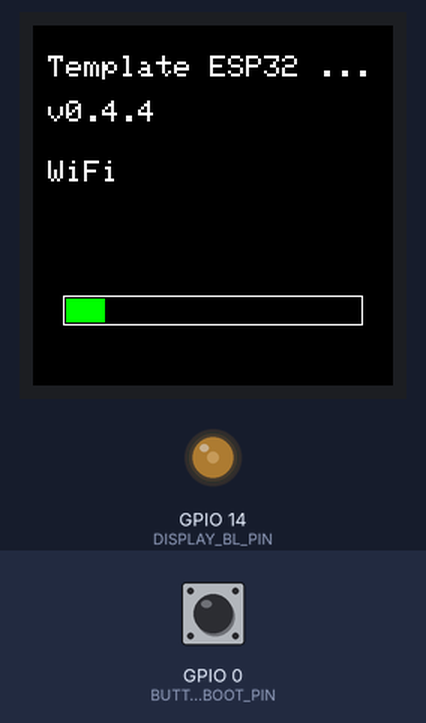
Recording of a program running on a simulated ESP32-S3. Shown: 240×240 colour display, output pins drawn as LEDs (lit = HIGH). The test bench sets the inputs (shaded band); at power-on: GPIO 0 (BUTTON_BOOT_PIN) HIGH. WiFi joins after 1.5 s; servers stay silent unless stated; what the program prints to the serial monitor is not drawn.

Above: at 2.7 s.
At 6.8 s:
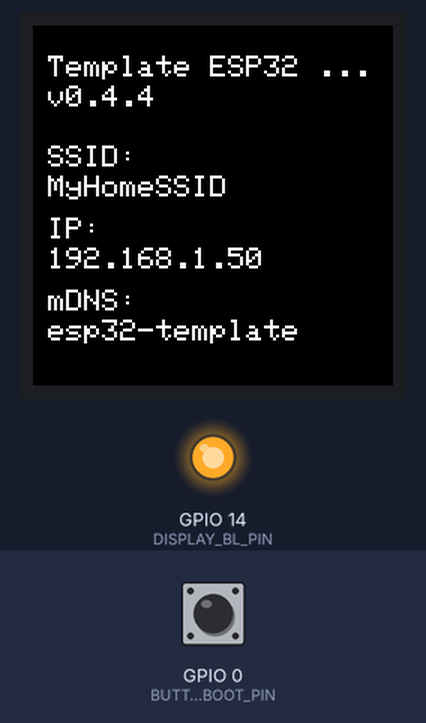
6.9 s: GPIO 0 (BUTTON_BOOT_PIN) pulled LOW for 1 s
At 7.19 s:
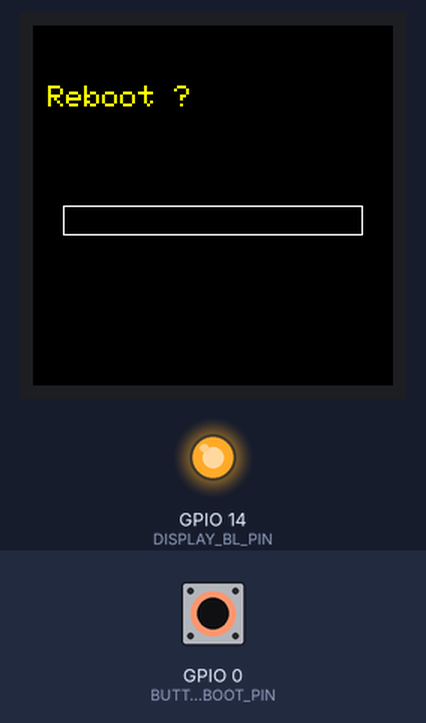
Timing chart, 0 to 9.9 s (numbered marks = the images above; inputs shaded):
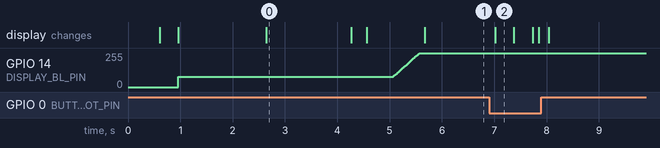

The program:

main.cpp
```cpp
#include <Arduino.h>
#include <ArduinoOTA.h>

#include "board_config.h"
#include "config.h"

// Modular components
#include "psram.h"
#include "tft_display.h"
#include "buttons.h"
#include "neopixel.h"
#include "network.h"
#include "web_server.h"
#include "ui_state.h"

// Global UI state (declared in ui_state.cpp)
extern UiState::State g_uiState;


void setup() {
  Serial.begin(115200);
  delay(500);
  Serial.println("\n\n[MAIN] Starting...");

  // Initialize basic components
  Psram::init();
  Buttons::init();
  TftDisplay::setupDisplay();
  NeoPixel::init();

  // Show WiFi connection progress
  TftDisplay::drawBootScreen("WiFi", 15);
  const bool wifiOk = Network::connectWifiWithFeedback();
  g_uiState.wifiConnected = wifiOk;

  // Initialize network services based on WiFi status
  if (wifiOk) {
    TftDisplay::drawBootScreen("WiFi OK", 70);
    #if defined(ENV_ESP32S3_N16R8)
    NeoPixel::setColor(NeoPixel::makeColor(0, 80, 0));  // Green
    #endif

    TftDisplay::drawBootScreen("Starting mDNS", 75);
    g_uiState.mdnsOk = Network::initMdns();

    TftDisplay::drawBootScreen("Starting OTA", 80);
    Network::initOta();

    TftDisplay::drawBootScreen("Starting web", 85);
    HttpServer::init();
  } else {
    TftDisplay::drawBootScreen("WiFi fail", 70);
    #if defined(ENV_ESP32S3_N16R8)
    NeoPixel::setColor(NeoPixel::makeColor(80, 0, 0));  // Red
    #endif

    g_uiState.mdnsOk = false;
    Serial.println("[MAIN] Network services disabled (WiFi connection failed)");
  }

  // Show ready screen
  TftDisplay::drawBootScreen("Ready", 100);
  delay(500);

  // Now that boot is complete, gradually increase backlight to normal level
  // This reduces inrush current and prevents bootloop on weak USB ports
  TftDisplay::fadeBacklightToNormal(500);

  TftDisplay::updateMainScreen(true);

  Serial.println("[MAIN] Setup complete!");
}

void loop() {
  // Handle network and web requests
  HttpServer::handleClient();
  ArduinoOTA.handle();

  // Handle user input
  Buttons::handle();

  // Update UI periodically
  const unsigned long now = millis();
  if (now - g_uiState.lastUiRefresh > 1000) {
    g_uiState.lastUiRefresh = now;
    TftDisplay::updateMainScreen();

    // Update LED status
    #if defined(ENV_ESP32S3_N16R8)
    const uint32_t color = Network::isConnected()
      ? NeoPixel::makeColor(0, 30, 0)    // Green
      : NeoPixel::makeColor(30, 0, 0);   // Red
    NeoPixel::setColor(color);
    #endif
  }
}
```

buttons.h
```cpp
#pragma once

namespace Buttons {

/**
 * Initialize all button pins as inputs with pull-up configuration.
 */
void init();

/**
 * Handle button input and reboot logic.
 * Manages boot button hold detection and reboot confirmation screen.
 * Should be called regularly in the main loop.
 */
void handle();

}  // namespace Buttons
```

neopixel.h
```cpp
#pragma once

#include <Arduino.h>

namespace NeoPixel {

/**
 * Initialize NeoPixel LED strip (if available).
 * Only compiled for ENV_ESP32S3_N16R8.
 */
void init();

/**
 * Set all pixels to a specific color and show.
 * Color format: 0x00RRGGBB
 * @param color RGB color value
 */
void setColor(uint32_t color);

/**
 * Get a color value from RGB components.
 * @param r Red component (0-255)
 * @param g Green component (0-255)
 * @param b Blue component (0-255)
 * @return 32-bit color value
 */
uint32_t makeColor(uint8_t r, uint8_t g, uint8_t b);

/**
 * Set brightness level for all pixels.
 * @param brightness Brightness value (0-255)
 */
void setBrightness(uint8_t brightness);

/**
 * Turn off all pixels.
 */
void clear();

}  // namespace NeoPixel
```

network.h
```cpp
#pragma once

#include <Arduino.h>

namespace Network {

/**
 * Initialize WiFi multi-network connection with feedback.
 * Attempts to connect to configured networks with timeout and retry logic.
 * Shows boot screen progress during connection attempts.
 * @return true if connected to WiFi, false otherwise
 */
bool connectWifiWithFeedback();

/**
 * Initialize mDNS service with configured hostname.
 * @return true if mDNS initialized successfully
 */
bool initMdns();

/**
 * Check if mDNS service is currently running.
 * Queries actual mDNS state instead of relying on boot-time flag.
 * @return true if mDNS is active and responding
 */
bool isMdnsRunning();

/**
 * Initialize ArduinoOTA service for over-the-air updates.
 * Sets hostname and enables OTA updates.
 */
void initOta();

/**
 * Handle WiFi multicast DNS resolution.
 * Should be called periodically in the main loop.
 */
void handleMdns();

/**
 * Get current WiFi connection status.
 * @return true if WiFi is connected, false otherwise
 */
bool isConnected();

/**
 * Get current WiFi SSID.
 * @return SSID string or "Offline" if not connected
 */
String getSsid();

/**
 * Get current WiFi IP address.
 * @return IP address as string
 */
String getIpAddress();

}  // namespace Network
```

psram.h
```cpp
#pragma once

namespace Psram {

/**
 * Initialize PSRAM if available on the board.
 * Logs PSRAM status and free memory to Serial.
 * Only functional on boards with PSRAM support (e.g., ESP32S3).
 */
void init();

}  // namespace Psram
```

secrets_example.h
```cpp
#pragma once

// Duplicate this file as secrets.h and list your WiFi networks here.
// Keep secrets.h out of version control.
static const char* WIFI_NETWORKS[][2] = {
    {"MyHomeSSID", "SuperSecretPass"},
    {"MyPhoneHotspot", "AnotherSecret"}
};
```

secrets_wrapper.h
```cpp
#ifndef SECRETS_WRAPPER_H
#define SECRETS_WRAPPER_H

#include <stddef.h>

// ============================================================================
// SECRETS WRAPPER - Interface d'accès sécurisée aux credentials
// ============================================================================
// N'inclut PAS secrets.h pour éviter les conflits de définitions multiples.
// Utilise ces fonctions pour accéder aux données de secrets.h
// ============================================================================

// Récupère le SSID du réseau WiFi à l'index donné
const char* getWifiSsid(size_t index);

// Récupère le mot de passe du réseau WiFi à l'index donné
const char* getWifiPassword(size_t index);

// Retourne le nombre total de réseaux WiFi configurés
size_t getWifiNetworksCount();

#endif // SECRETS_WRAPPER_H
```

tft_display.h
```cpp
#pragma once

#include <Adafruit_GFX.h>
#include <Adafruit_ST7789.h>
#include "config.h"

// Forward declaration of tft object
extern Adafruit_ST7789 tft;

namespace TftDisplay {

// Constants for display rendering
constexpr uint8_t kTextMarginPx = 10;  // left/right padding for LCD text
constexpr uint8_t kBootBarMargin = 20;
constexpr uint8_t kLedcChannel = 5;
constexpr uint8_t kLedcResolution = 8;

/**
 * Initialize the backlight with PWM control at boot level (low power).
 * If DISPLAY_BL_PIN is 255, skips initialization.
 */
void initBacklight();

/**
 * Gradually increase backlight from boot level to normal operation level.
 * This helps reduce inrush current after boot is complete.
 * @param durationMs Duration of the fade transition in milliseconds
 */
void fadeBacklightToNormal(uint16_t durationMs = 500);

/**
 * Initialize SPI and ST7789 display.
 * Sets up the display with proper rotation and performs test sequence.
 */
void setupDisplay();

/**
 * Draw boot screen with message and progress bar.
 * @param message Message to display
 * @param percent Progress bar percentage (0-100)
 */
void drawBootScreen(const char* message, uint8_t percent);

/**
 * Update the main information screen showing WiFi and system status.
 * @param force Force redraw even if nothing changed
 */
void updateMainScreen(bool force = false);

/**
 * Draw reboot confirmation prompt with progress bar.
 * @param percent Progress bar percentage (0-100)
 */
void drawRebootPrompt(uint8_t percent);

/**
 * Print text wrapped within given pixel width and line count.
 * @param text Text to print
 * @param textSize Adafruit text size (1-n)
 * @param x X coordinate
 * @param yStart Starting Y coordinate
 * @param maxWidthPx Maximum width in pixels
 * @param maxLines Maximum number of lines (default 2)
 * @return Y coordinate after last printed line
 */
uint16_t printWrap(const String& text, uint8_t textSize, uint16_t x, uint16_t yStart, uint16_t maxWidthPx, uint8_t maxLines = 2);

/**
 * Truncate text to fit within given pixel width.
 * Adds ellipsis if text is truncated.
 * @param text Text to fit
 * @param textSize Adafruit text size (1-n)
 * @param maxWidthPx Maximum width in pixels
 * @return Fitted text
 */
String fitText(const String& text, uint8_t textSize, uint16_t maxWidthPx);

/**
 * Print fitted text at specified position.
 * @param x X coordinate
 * @param y Y coordinate
 * @param text Text to print
 * @param textSize Adafruit text size (1-n)
 * @param maxWidthPx Maximum width in pixels
 */
void printFit(uint16_t x, uint16_t y, const String& text, uint8_t textSize, uint16_t maxWidthPx);

}  // namespace TftDisplay
```

ui_state.h
```cpp
#pragma once

#include <Arduino.h>
#include <IPAddress.h>

namespace UiState {

/**
 * Structure containing all UI state information.
 */
struct State {
  bool wifiConnected = false;
  String currentSsid;
  IPAddress currentIp;
  bool mdnsOk = false;
  unsigned long lastUiRefresh = 0;
  bool rebootPrompt = false;
  unsigned long rebootHoldStart = 0;
};

/**
 * Get the global UI state instance.
 * @return Reference to global UI state
 */
State& getState();

/**
 * Reset UI state to initial values.
 */
void reset();

}  // namespace UiState
```

web_server.h
```cpp
#pragma once

#include <WebServer.h>

namespace HttpServer {

/**
 * Initialize and setup the web server with all routes.
 * Configures endpoints for dashboard, OTA, and status API.
 * Only initializes if kTemplateConfig.enableWebUi is true.
 */
void init();

/**
 * Handle incoming HTTP requests.
 * Should be called regularly in the main loop.
 */
void handleClient();

}  // namespace HttpServer
```

web_styles.h
```cpp
#pragma once

#include <Arduino.h>

namespace WebStyles {

/**
 * Get the common CSS styles for dashboard and UI pages.
 * Includes layout, colors, responsive design, and component styling.
 * @return CSS string with all common styles
 */
const char* getDashboardStyles();

/**
 * Get the CSS styles specific for OTA upload page.
 * Includes form styling, progress bar, and upload UI elements.
 * @return CSS string for OTA styles
 */
const char* getOtaStyles();

/**
 * Get the JavaScript code for OTA upload functionality.
 * Handles file selection, upload progress, and error handling.
 * @return JavaScript string for OTA page functionality
 */
const char* getOtaScript();

}  // namespace WebStyles
```

web_ui.h
```cpp
#pragma once

#include <Arduino.h>

namespace WebUI {

/**
 * Build the main dashboard page HTML.
 * Displays system info, WiFi status, and links to OTA page.
 * @return HTML string for dashboard page
 */
String buildRootPage();

/**
 * Build the OTA update page HTML.
 * Allows file upload for firmware update with progress tracking.
 * @return HTML string for OTA page
 */
String buildOtaPage();

/**
 * Build the system status JSON response.
 * Contains project info, hardware details, and network status.
 * @return JSON string with system status
 */
String buildStatusJson();

}  // namespace WebUI
```

buttons.cpp
```cpp
#include "buttons.h"
#include "board_config.h"
#include "config.h"
#include "tft_display.h"
#include "neopixel.h"
#include "ui_state.h"
#include <Arduino.h>

namespace Buttons {

void init() {
  pinMode(BUTTON_BOOT_PIN, INPUT_PULLUP);
  pinMode(BUTTON_1_PIN, INPUT_PULLUP);
  pinMode(BUTTON_2_PIN, INPUT_PULLUP);
}

void handle() {
  UiState::State& ui = UiState::getState();
  const bool bootPressed = digitalRead(BUTTON_BOOT_PIN) == LOW;

  if (bootPressed && !ui.rebootPrompt) {
    ui.rebootPrompt = true;
    ui.rebootHoldStart = millis();
    TftDisplay::drawRebootPrompt(0);
  }

  if (ui.rebootPrompt) {
    const uint32_t elapsed = millis() - ui.rebootHoldStart;
    const uint32_t requiredMs = static_cast<uint32_t>(kTemplateConfig.rebootHoldSeconds) * 1000UL;
    uint8_t percent = elapsed >= requiredMs ? 100 : static_cast<uint8_t>((elapsed * 100) / requiredMs);
    TftDisplay::drawRebootPrompt(percent);

    if (!bootPressed) {
      ui.rebootPrompt = false;
      TftDisplay::updateMainScreen(true);
      return;
    }

    if (percent >= 100) {
      #if defined(ENV_ESP32S3_N16R8)
      NeoPixel::setColor(NeoPixel::makeColor(0, 0, 255));  // Blue LED
      #endif
      ESP.restart();
    }
  }
}

}  // namespace Buttons
```

neopixel.cpp
```cpp
#include "neopixel.h"
#include "config.h"
#include "board_config.h"

#if defined(ENV_ESP32S3_N16R8)
#include <Adafruit_NeoPixel.h>

static Adafruit_NeoPixel pixel(NEOPIXEL_COUNT, NEOPIXEL_PIN, NEO_GRB + NEO_KHZ800);

namespace NeoPixel {

void init() {
  pixel.begin();
  pixel.clear();
  pixel.setBrightness(NEOPIXEL_BRIGHTNESS);
  setColor(makeColor(0, 0, 0));  // Off during boot to save power
}

void setColor(uint32_t color) {
  for (uint16_t i = 0; i < NEOPIXEL_COUNT; ++i) {
    pixel.setPixelColor(i, color);
  }
  pixel.show();
}

uint32_t makeColor(uint8_t r, uint8_t g, uint8_t b) {
  return pixel.Color(r, g, b);
}

void setBrightness(uint8_t brightness) {
  pixel.setBrightness(brightness);
  pixel.show();
}

void clear() {
  pixel.clear();
  pixel.show();
}

}  // namespace NeoPixel

#else

// Dummy implementations for boards without NeoPixel
namespace NeoPixel {

void init() {
  // NeoPixel not available on this board
}

void setColor(uint32_t color) {
  // NeoPixel not available on this board
}

uint32_t makeColor(uint8_t r, uint8_t g, uint8_t b) {
  return 0;
}

void setBrightness(uint8_t brightness) {
  // NeoPixel not available on this board
}

void clear() {
  // NeoPixel not available on this board
}

}  // namespace NeoPixel

#endif
```

network.cpp
```cpp
#include "network.h"
#include "config.h"
#include "secrets_wrapper.h"
#include "tft_display.h"
#include <WiFi.h>
#include <WiFiMulti.h>
#include <ESPmDNS.h>
#include <ArduinoOTA.h>

namespace Network {

static WiFiMulti wifiMulti;

void addWifiNetworks() {
  const size_t wifiCount = getWifiNetworksCount();
  for (size_t i = 0; i < wifiCount; ++i) {
    wifiMulti.addAP(getWifiSsid(i), getWifiPassword(i));
  }
}

bool connectWifiWithFeedback() {
  WiFi.mode(WIFI_STA);
  WiFi.setAutoConnect(true);
  WiFi.setAutoReconnect(true);
  addWifiNetworks();

  for (uint8_t attempt = 1; attempt <= kTemplateConfig.maxWifiAttempts; ++attempt) {
    unsigned long startAttempt = millis();
    while (millis() - startAttempt < kTemplateConfig.wifiConnectTimeoutMs) {
      int status = wifiMulti.run();
      if (status == WL_CONNECTED) {
        return true;
      }
      uint8_t percent = static_cast<uint8_t>((attempt * 100) / kTemplateConfig.maxWifiAttempts);
      TftDisplay::drawBootScreen("Connecting WiFi", percent);
      delay(kTemplateConfig.wifiRetryDelayMs);
    }
  }
  return WiFi.isConnected();
}

bool initMdns() {
  // Ensure WiFi is truly connected before starting mDNS
  // mDNS requires a stable WiFi connection and valid IP address
  if (!WiFi.isConnected()) {
    Serial.println("[mDNS] ERROR: WiFi not connected, cannot start mDNS");
    return false;
  }

  // Add small delay to ensure WiFi stack is fully initialized
  delay(100);

  if (!MDNS.begin(kTemplateConfig.mdnsHost)) {
    Serial.println("[mDNS] ERROR: Failed to start mDNS service");
    return false;
  }

  MDNS.addService("http", "tcp", 80);
  Serial.printf("[mDNS] Started: %s.local\n", kTemplateConfig.mdnsHost);
  return true;
}

bool isMdnsRunning() {
  // Check actual mDNS state instead of cached boot-time flag
  // MDNS library running state depends on WiFi connection
  if (!WiFi.isConnected()) {
    return false;
  }

  // mDNS.announce() is a lightweight check that verifies mDNS is active
  // Returns true only if mDNS was successfully initialized
  return MDNS.queryService("http", "tcp") >= 0 || WiFi.isConnected();
}

void initOta() {
  ArduinoOTA.setHostname(kTemplateConfig.mdnsHost);
  ArduinoOTA.setRebootOnSuccess(true);
  ArduinoOTA.begin();
  Serial.println("[OTA] Ready (use ArduinoOTA)");
}

void handleMdns() {
  // mDNS is handled by the MDNS library automatically
  // This function is here for future extensibility
}

bool isConnected() {
  return WiFi.isConnected();
}

String getSsid() {
  return WiFi.isConnected() ? WiFi.SSID() : "Offline";
}

String getIpAddress() {
  return WiFi.isConnected() ? WiFi.localIP().toString() : "0.0.0.0";
}

}  // namespace Network
```

psram.cpp
```cpp
#include "psram.h"
#include <Arduino.h>

#if defined(ENV_ESP32S3_N16R8)
#include <esp32-hal-psram.h>
#endif

namespace Psram {

void init() {
#if defined(ENV_ESP32S3_N16R8)
  if (!psramInit()) {
    Serial.println("[PSRAM] Init failed or PSRAM not detected.");
    return;
  }
  const size_t total = ESP.getPsramSize();
  const size_t free = ESP.getFreePsram();
  Serial.printf("[PSRAM] Enabled: %u / %u bytes free.\n", static_cast<unsigned>(free), static_cast<unsigned>(total));
#else
  Serial.println("[PSRAM] Not available on this board.");
#endif
}

}  // namespace Psram
```

secrets_wrapper.cpp
```cpp
// ============================================================================
// SECRETS WRAPPER
// ============================================================================
// Ce fichier est le SEUL qui inclut secrets.h pour éviter les conflits
// de définitions multiples lors du linking.
// Les autres fichiers doivent utiliser les fonctions ci-dessous.
// ============================================================================

#include <cstddef>
#include "secrets.h"

// Expose les données WiFi via des fonctions
const char* getWifiSsid(size_t index) {
  constexpr size_t wifiCount = sizeof(WIFI_NETWORKS) / sizeof(WIFI_NETWORKS[0]);
  if (index >= wifiCount) return nullptr;
  return WIFI_NETWORKS[index][0];
}

const char* getWifiPassword(size_t index) {
  constexpr size_t wifiCount = sizeof(WIFI_NETWORKS) / sizeof(WIFI_NETWORKS[0]);
  if (index >= wifiCount) return nullptr;
  return WIFI_NETWORKS[index][1];
}

size_t getWifiNetworksCount() {
  return sizeof(WIFI_NETWORKS) / sizeof(WIFI_NETWORKS[0]);
}
```

ui_state.cpp
```cpp
#include "ui_state.h"

namespace UiState {

static State g_state;

State& getState() {
  return g_state;
}

void reset() {
  g_state = State();
}

}  // namespace UiState

// Make global accessible from other modules
UiState::State g_uiState;
```

Source omitted: tft_display.cpp (6601 bytes), web_server.cpp (1664 bytes), web_styles.cpp (3808 bytes), web_ui.cpp (3740 bytes), board_config.h (8975 bytes), config.h (1201 bytes)

Measured:
- after the input at 6.9 s, the display: changes after 0.12 s (image 2)
- what the display in image 0 shows lasts 1.7 s, from 2.6 s to 4.3 s
